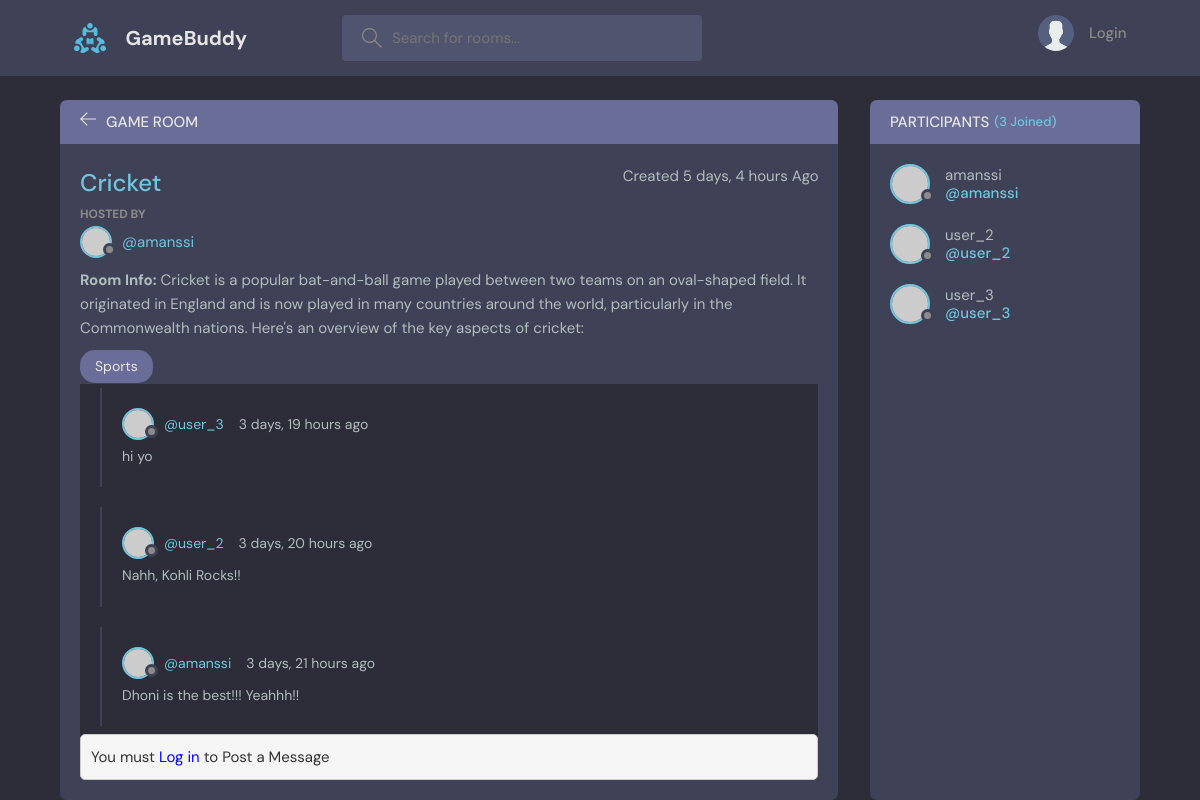
The page /room_page/17/ on the database as committed earlier.
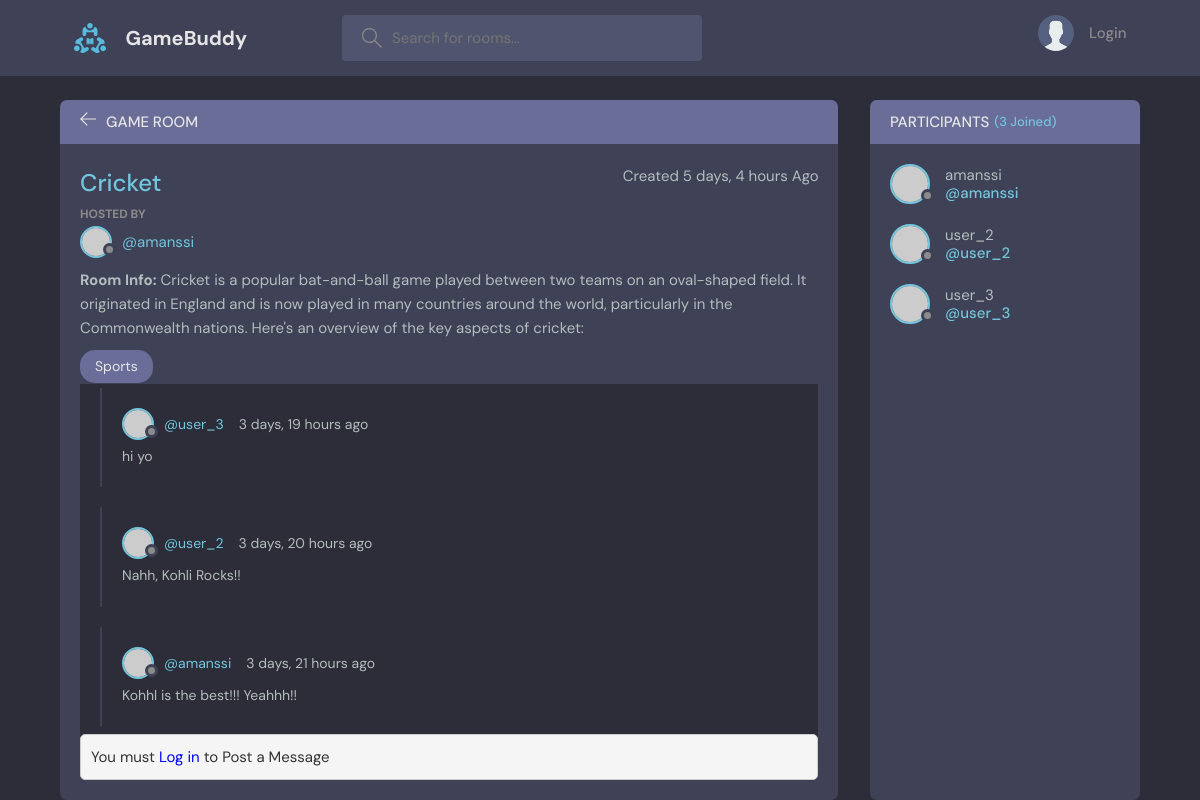
The same page on the database as committed later.
### base/models.py (models this page shows, shortened)
class Message(models.Model):
    user = models.ForeignKey(User, on_delete=models.CASCADE, default='amanssi')
    room = models.ForeignKey(Room, on_delete=models.CASCADE, )
    body = models.TextField()
    updated = models.DateTimeField(auto_now=True)
    created = models.DateTimeField(auto_now_add=True)

### base/views.py (the view, shortened to what this page needs)
# urls.py: path('room_page/<str:pk>/', views.room, name="room_name"),
def room(request, pk):
    curRoom=Room.objects.get(id=pk)
    curRoom_messages=Message.objects.filter(room__id=pk).order_by('-created')
    participants = curRoom.participants.all()
    context={'room':curRoom, 'userMessages':curRoom_messages, 'participants':participants}
    return render(request, 'base/room.html', context)

### base/models.py (called while the page is built)
    def __str__(self):
        return self.name

### base/templates/base/room.html (shortened to what this page needs)
{% extends 'main.html' %}
{% block content %}
    <main class="profile-page layout layout--2">
      <div class="container">
        <div class="room">
          <div class="room__top">
            <div class="room__topLeft">
              <a href="{% url 'home_name' %}">
                <svg version="1.1" xmlns="http://www.w3.org/2000/svg" width="32" height="32" viewBox="0 0 32 32">
                  <title>arrow-left</title>
                  <path
                    d="M13.723 2.286l-13.723 13.714 13.719 13.714 1.616-1.611-10.96-10.96h27.625v-2.286h-27.625l10.965-10.965-1.616-1.607z"
                  ></path>
                </svg>
              </a>
              <h3>Game Room</h3>
            </div>
          </div>
          <div class="room__box scroll">
            <div class="room__header scroll">
              <div class="room__info">
                <h3>{{room.name}}</h3>
                <span>Created {{room.created|timesince}} Ago</span>
              </div>
              <div class="room__hosted">
                <p>Hosted By</p>
                <a href="{% url 'userProfile_name' room.host %}" class="room__author">
                  <div class="avatar avatar--small">
                    <img src="https://randomuser.me/api/portraits/men/37.jpg" />
                  </div>
                  <span>@{{room.host}}</span>
                </a>
              </div>
              <div class="room__details">
                <b>Room Info:</b> {{room.description}}
              </div>
              <span class="room__topics">{{room.topic}}</span>
            </div>
            <div class="room__conversation">
              <div class="threads scroll">
                {% for message in userMessages %}
                <div class="thread">
                  <div class="thread__top">
                    <div class="thread__author">
                      <a href="{% url 'userProfile_name' room.host %}" class="thread__authorInfo">
                        <div class="avatar avatar--small">
                          <img src="https://randomuser.me/api/portraits/men/37.jpg" />
                        </div>
                        <span>@{{message.user}}</span>
                      </a>
                      <span class="thread__date">{{message.created|timesince}} ago</span>
                    </div>
                  </div>
                  <div class="thread__details">
                    {{message.body}}
                  </div>
                </div>
                {% endfor %}
              </div>
            </div>
          </div>
          <div class="room__message">
            {% if user.is_authenticated %}
              <form action="" method="POST">
              {% csrf_token %}
              <input type="text" name="body" placeholder="Write Your Message Here..."/>
              </form>
            {% else %}
            <div style="padding: 10px; border: 1px solid #ccc; border-radius: 5px; background-color: #f5f5f5;">
              <p style="color: #333;">You must <a href="{% url 'login_name' %}" style="color: blue; text-decoration: none;">Log in</a> to Post a Message</p>
            </div>
            {% endif %}
          </div>
        </div>
        <div class="participants">
          <h3 class="participants__top">Participants <span>({{participants.count}} Joined)</span></h3>
          <div class="participants__list scroll">
            {% for participant in participants %}
            <a href="{% url 'userProfile_name' participant.username %}" class="participant">
              <div class="avatar avatar--medium">
                <img src="https://randomuser.me/api/portraits/men/37.jpg" />
              </div>
              <p>
                {{participant.username}}
                <span>@{{participant.username}}</span>
              </p>
            </a>
            {% endfor %}
          </div>
        </div>
      </div>
    </main>
{% endblock content %}

Rows that differ between the two databases and show on the page:
changed Message "amanssi": body "Dhoni is the best!!! Yeahhh!!" → "Kohhl is the best!!! Yeahhh!!"
